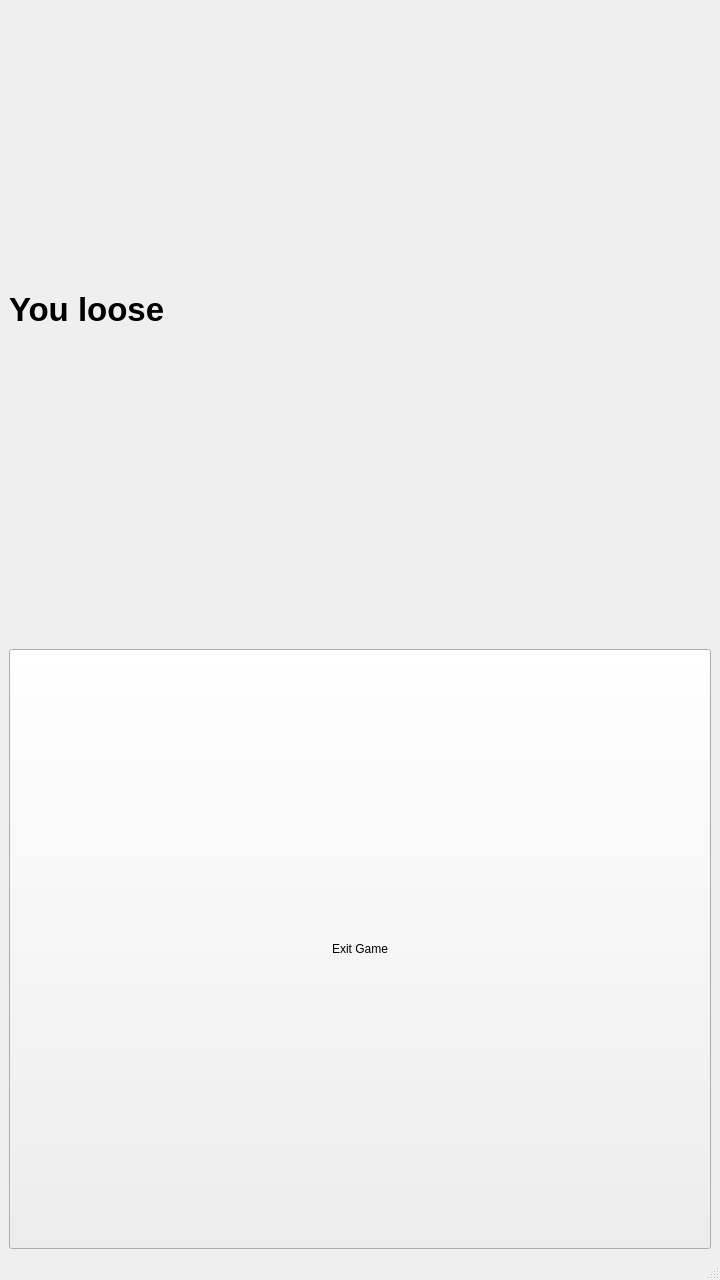
<?xml version="1.0" encoding="UTF-8"?>
<ui version="4.0">
 <class>Looser</class>
 <widget class="QMainWindow" name="Looser">
  <property name="geometry">
   <rect>
    <x>0</x>
    <y>0</y>
    <width>720</width>
    <height>1280</height>
   </rect>
  </property>
  <property name="windowTitle">
   <string>looser</string>
  </property>
  <widget class="QWidget" name="centralwidget">
   <layout class="QVBoxLayout" name="verticalLayout" stretch="1,1">
    <property name="spacing">
     <number>40</number>
    </property>
    <item>
     <widget class="QLabel" name="label">
      <property name="font">
       <font>
        <pointsize>25</pointsize>
        <weight>75</weight>
        <bold>true</bold>
       </font>
      </property>
      <property name="text">
       <string>You loose</string>
      </property>
     </widget>
    </item>
    <item>
     <widget class="QPushButton" name="pushButton">
      <property name="sizePolicy">
       <sizepolicy hsizetype="Minimum" vsizetype="Minimum">
        <horstretch>0</horstretch>
        <verstretch>0</verstretch>
       </sizepolicy>
      </property>
      <property name="text">
       <string>Exit Game</string>
      </property>
     </widget>
    </item>
   </layout>
  </widget>
  <widget class="QMenuBar" name="menubar">
   <property name="geometry">
    <rect>
     <x>0</x>
     <y>0</y>
     <width>720</width>
     <height>21</height>
    </rect>
   </property>
  </widget>
  <widget class="QStatusBar" name="statusbar"/>
 </widget>
 <resources/>
 <connections>
  <connection>
   <sender>pushButton</sender>
   <signal>clicked()</signal>
   <receiver>Looser</receiver>
   <slot>close()</slot>
   <hints>
    <hint type="sourcelabel">
     <x>202</x>
     <y>240</y>
    </hint>
    <hint type="destinationlabel">
     <x>292</x>
     <y>154</y>
    </hint>
   </hints>
  </connection>
 </connections>
</ui>
